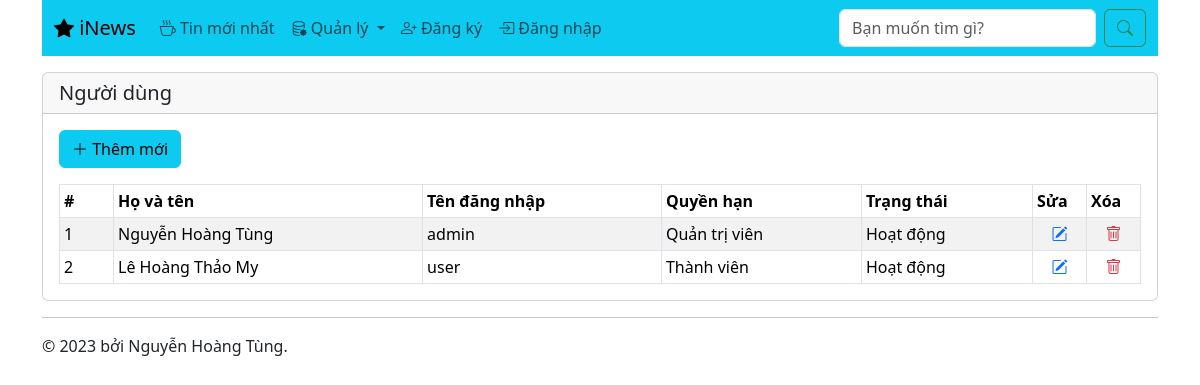
The app's page /nguoidung.php, older data.
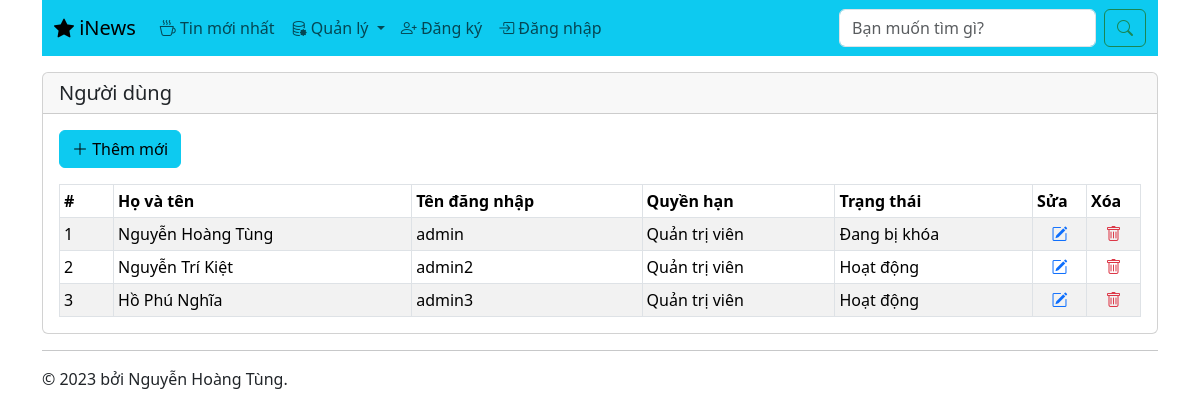
The same page, newer data.
### tables this page shows
CREATE TABLE IF NOT EXISTS `tbl_nguoidung` (
  `ID` int NOT NULL AUTO_INCREMENT,
  `HoVaTen` varchar(50) NOT NULL,
  `TenDangNhap` varchar(50) NOT NULL,
  `MatKhau` varchar(100) NOT NULL,
  `QuyenHan` tinyint(1) NOT NULL,
  `Khoa` tinyint(1) NOT NULL,
  PRIMARY KEY (`ID`)
);

### nguoidung.php (the view, shortened to what this page needs)
<?php
	require_once 'ketnoi.php';
?>
<!DOCTYPE html>
<html lang="en">
	<head>
		<link href="https://cdn.jsdelivr.net/npm/bootstrap@5.3.2/dist/css/bootstrap.min.css" rel="stylesheet" />
		<link rel="stylesheet" href="https://cdn.jsdelivr.net/npm/bootstrap-icons@1.11.1/font/bootstrap-icons.css" />
	</head>
	<body>
		<div class="container">
			<?php include_once 'navbar.php'; ?>
			<div class="card mt-3">
				<h5 class="card-header">Người dùng</h5>
				<div class="card-body">
					<p><a href="nguoidung_them.php" class="btn btn-info"><i class="bi bi-plus-lg"></i> Thêm mới</a></p>
					<table class="table table-sm table-hover table-striped table-bordered mb-0">
						<thead>
							<tr>
								<th width="5%">#</th>
								<th>Họ và tên</th>
								<th>Tên đăng nhập</th>
								<th>Quyền hạn</th>
								<th>Trạng thái</th>
								<th width="5%">Sửa</th>
								<th width="5%">Xóa</th>
							</tr>
						</thead>
						<tbody>
							<?php
								$sql = 'SELECT * FROM tbl_nguoidung';
								$cmd = $conn->prepare($sql);
								$cmd->execute();
								$result = $cmd->fetchAll();
								$stt = 1;
								foreach($result as $value)
								{
									echo '<tr>
											<td>' . $stt++ . '</td>
											<td>' . $value['HoVaTen'] . '</td>
											<td>' . $value['TenDangNhap'] . '</td>
											<td>' . ($value['QuyenHan'] == 1 ? "Quản trị viên" : "Thành viên") . '</td>
											<td>' . ($value['Khoa'] == 1 ? "Đang bị khóa" : "Hoạt động") . '</td>
											<td class="text-center"><a href="nguoidung_sua.php?id=' . $value['ID'] . '"><i class="bi bi-pencil-square"></i></a></td>
											<td class="text-center"><a href="nguoidung_xoa.php?id=' . $value['ID'] . '"><i class="bi bi-trash text-danger"></i></a></td>
										  </tr>';
								}
							?>
						</tbody>
					</table>
				</div>
			</div>
			<?php include_once 'footer.php'; ?>
		</div>
	</body>
</html>

Row changes from the older to the newer data that the page shows:
removed tbl_nguoidung: HoVaTen "Lê Hoàng Thảo My", TenDangNhap "user", QuyenHan "Thành viên", Khoa "Hoạt động"
changed tbl_nguoidung "Nguyễn Hoàng Tùng": Khoa "Hoạt động" → "Đang bị khóa"
added tbl_nguoidung: HoVaTen "Nguyễn Trí Kiệt", TenDangNhap "admin2", QuyenHan "Quản trị viên", Khoa "Hoạt động"
added tbl_nguoidung: HoVaTen "Hồ Phú Nghĩa", TenDangNhap "admin3", QuyenHan "Quản trị viên", Khoa "Hoạt động"
